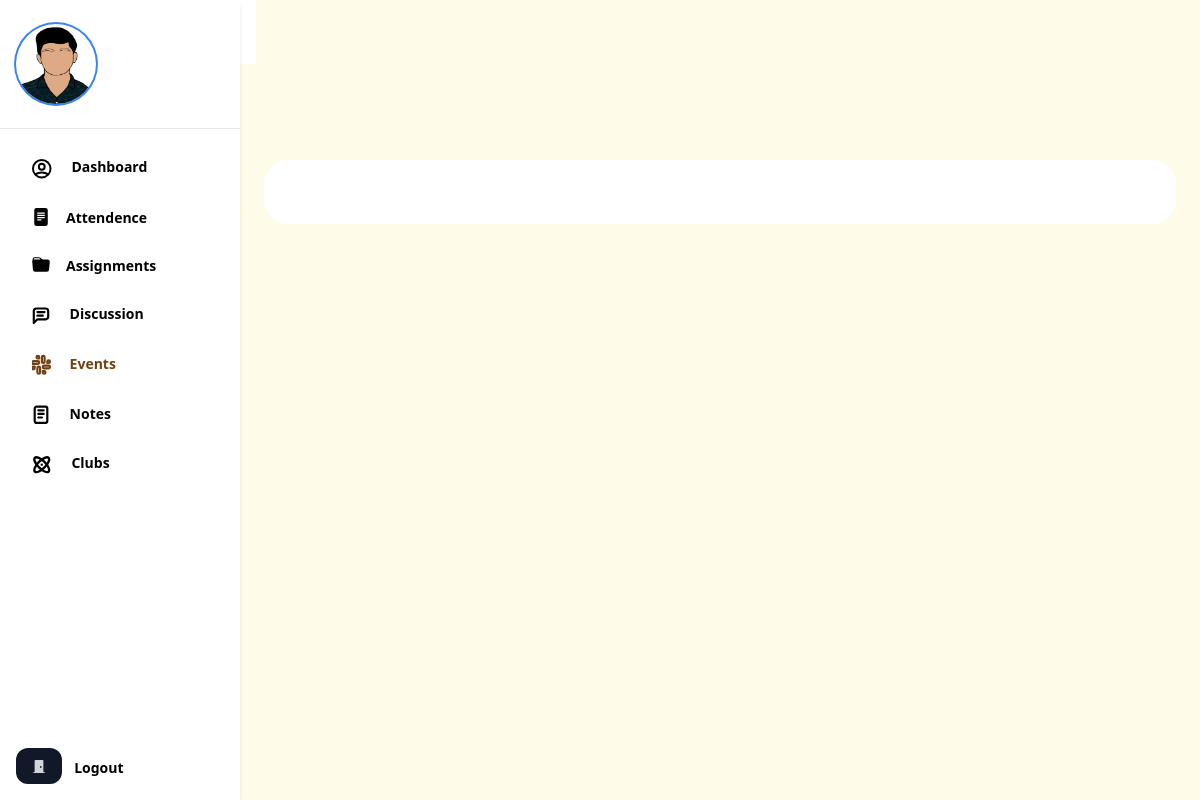
The app's page /events/ (signed in), older data.
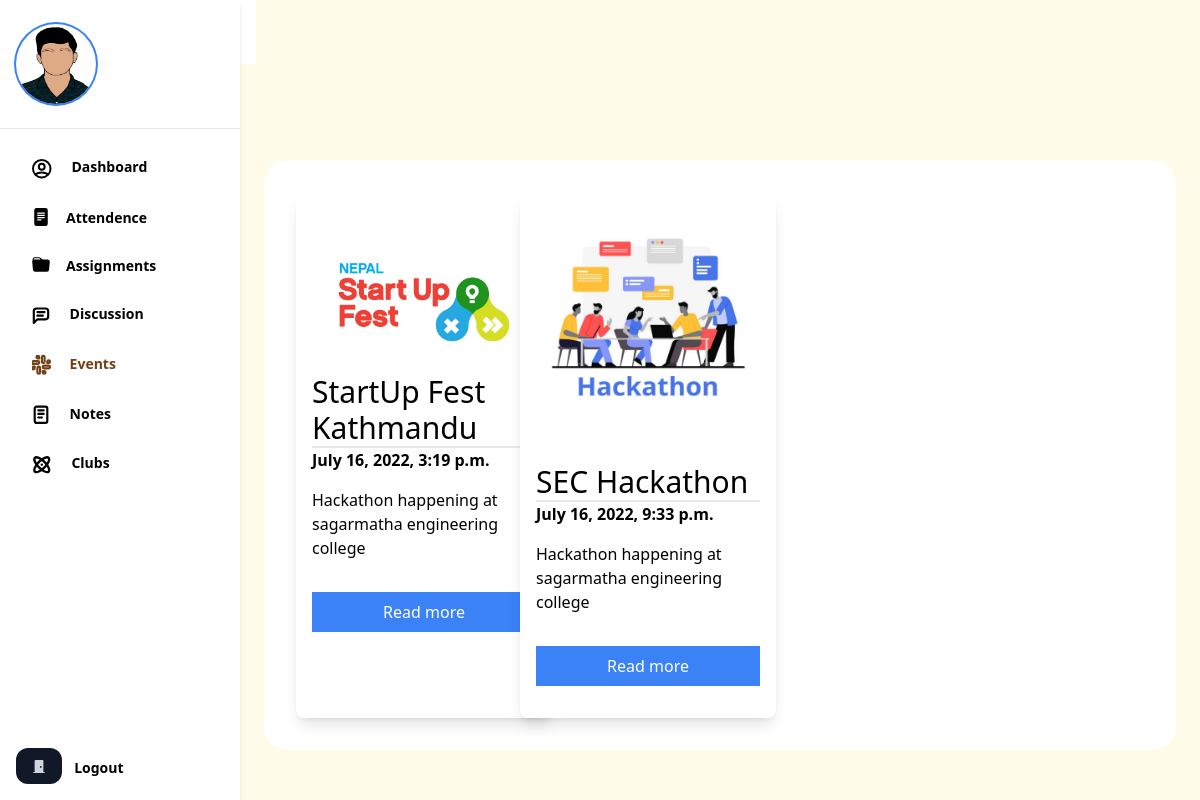
The same page, newer data.
### webapp/models/college.py (models this page shows, shortened)
class Event(models.Model):
    topic = models.CharField(max_length=100)
    image = models.ImageField(upload_to="images/events/%Y-%m-%d")
    description = models.TextField()
    happening = models.DateTimeField()
    added_at = models.DateTimeField(default=timezone.now, editable=False)
    objects = EventManager()
    class Meta:
        ordering = ("happening",)

### webapp/views.py (the view)
# urls.py: path("events/",views.EventView.as_view(),name="event"),
class EventView(LoginRequiredMixin, list.ListView):
    template_name = "webapp/events.html"
    model = Event
    context_object_name = "events"
    def get_queryset(self):
        return super().get_queryset().filter(happening__date__gte=timezone.now())

### webapp/templates/webapp/events.html (shortened to what this page needs)
{% extends 'webapp/_base.html' %}
{% block content %}
{% include "webapp/_sidebar.html" with current="events" %}
<main class="ml-60 pt-16 max-h-screen overflow-auto">
    <div class="px-6 py-8">
        <div class="max-w-6xl mx-auto">
            <div class="grid grid-cols-4 gap-12 bg-white rounded-3xl p-8 mb-5">
                {% for event in events %}
                <div id="whoobe-3fery"
                    class="w-full md:w-64 justify-center items-center bg-white shadow-lg rounded-lg flex flex-col">
                    <img src="{{event.image.url}}"
                        alt="img" title="img" class="w-full h-auto object-cover rounded-t-lg" id="whoobe-ixxe5" />
                    <div id="whoobe-1okdg" class="w-full p-4 justify-start flex flex-col">
                        <h4 class="border-b-2 text-3xl" id="whoobe-3mr7n">{{event.topic}}</h4>
                        <h3 class="font-semibold">{{event.happening}}</h3>
                        <p class="my-4" id="whoobe-950fw">
                            {{event.description}}
                        </p>
                        <button value="button" class="my-4 px-4 py-2 text-white hover:bg-blue-700 bg-blue-500"
                            id="whoobe-jkkr2">
                            Read more
                        </button>
                    </div>
                </div>
                {% endfor %}
            </div>
        </div>
    </div>
</main>
{% endblock content %}

### webapp/templates/webapp/_base.html (shortened to what this page needs)
<!DOCTYPE html>
<html lang="en">
<head>
    <script src="https://cdn.tailwindcss.com"></script>
</head>
<body class="relative bg-yellow-50 overflow-hidden max-h-screen">
    {% block content %}
    {% endblock content %}
</body>
</html>

### webapp/templates/webapp/_sidebar.html (shortened to what this page needs)
{% load static %}
<div class="flex flex-col py-8 pl-6 pr-2 w-64 bg-white flex-shrink-0">
    <aside class="fixed inset-y-0 left-0 bg-white shadow-md max-h-screen w-60">
        <div class="flex flex-col justify-between h-full">
            <div class="flex-grow">
                <div class="px-4 py-6 text-center border-b">
                    <img class="w-20 h-20 rounded-full ring-2 ring-blue-500 dark:ring-blue-500"
                        src="{{user.profile|default:'/static/webapp/images/shailesh.png'}}" alt="Large avatar" />
                </div>
                <div class="p-4">
                    <ul class="space-y-1">
                        <li>
                            <a href="{% url 'app_webapp:dashboard' %}"
                                class="flex bg-white  {% if current == 'dash' %}bg-blue-200 text-yellow-900{% endif %} rounded-xl font-bold text-sm py-3 px-4">
                                Dashboard
                            </a>
                        </li>
                        <li>
                            <a href="{% url 'app_webapp:attendence' %}"
                                class="flex bg-white  {% if current == 'atten' %}bg-blue-200 text-yellow-900{% endif %} rounded-xl font-bold text-sm py-3 px-4">
                                Attendence
                            </a>
                        </li>
                        <li>
                            <a href="{% url 'app_webapp:assignment' %}"
                                class="flex bg-white  {% if current == 'assign' %}bg-blue-200 text-yellow-900{% endif %} rounded-xl font-bold text-sm py-3 px-4"">
                                Assignments
                            </a>
                        </li>
                        <li>
                            <a href="{% url 'app_webapp:discussion' %}"
                                class="flex bg-white  {% if current == 'disc' %}bg-blue-200 text-yellow-900{% endif %} rounded-xl font-bold text-sm py-3 px-4"">
                                Discussion
                            </a>
                        </li>
                        <li>
                            <a href="{% url 'app_webapp:event' %}"
                                class="flex bg-white  {% if current == 'events' %}bg-blue-200 text-yellow-900{% endif %} rounded-xl font-bold text-sm py-3 px-4">
                                Events
                            </a>
                        </li>
                        <li>
                            <a href="javascript:void(0)"
                                class="flex bg-white  {% if current == 'notes' %}bg-blue-200 text-yellow-900{% endif %} rounded-xl font-bold text-sm py-3 px-4">
                                Notes
                            </a>
                        </li>
                        <li>
                            <a href="javascript:void(0)"
                                class="flex bg-white  {% if current == 'clubs' %}bg-blue-200 text-yellow-900{% endif %} rounded-xl font-bold text-sm py-3 px-4"">
                                Clubs
                            </a>
                        </li>
                    </ul>
                </div>
            </div>
            <div class="p-4">
                <a type="button" href="{% url 'app_webapp:logout' %}"
                    class="inline-flex items-center justify-center h-9 px-4 rounded-xl bg-gray-900 text-gray-300 hover:text-white text-sm font-semibold transition">
                    <svg xmlns="http://www.w3.org/2000/svg" width="1em" height="1em" fill="currentColor" class=""
                        viewBox="0 0 16 16">
                        <path
                            d="M12 1a1 1 0 0 1 1 1v13h1.5a.5.5 0 0 1 0 1h-13a.5.5 0 0 1 0-1H3V2a1 1 0 0 1 1-1h8zm-2 9a1 1 0 1 0 0-2 1 1 0 0 0 0 2z" />
                    </svg>
                </a>
                <a type="button" href="{% url 'app_webapp:logout' %}" class="font-bold text-sm ml-2">Logout</a>
            </div>
        </div>
    </aside>
</div>

Row changes from the older to the newer data that the page shows:
added Event: image (picture), topic "StartUp Fest Kathmandu", happening "July 16, 2022, 3:19 p.m.", description "Hackathon happening at sagarmatha engineering college"
now on this page (row edited): Event: image (picture), topic "SEC Hackathon", happening "July 16, 2022, 9:33 p.m.", description "Hackathon happening at sagarmatha engineering college"
